Frame 1 (no input): blank canvas, image omitted
Frame 60 (the mouse pressed at the canvas centre just before this capture): blank canvas, image omitted
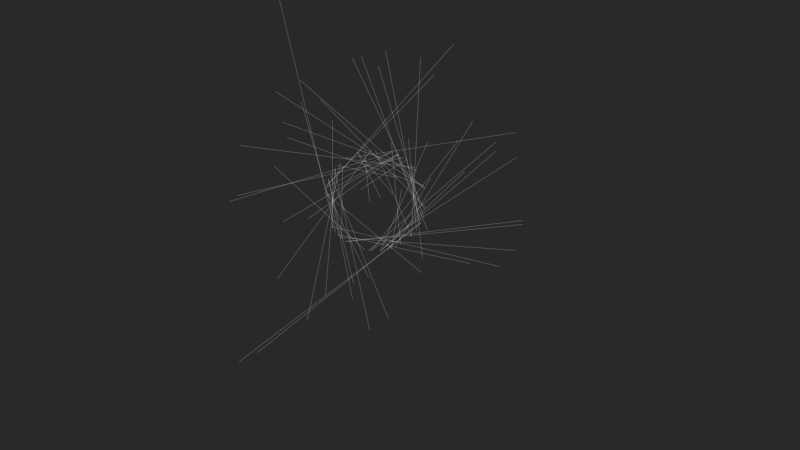
Frame 120 (the mouse held since frame 60 and released just before this capture)

The Processing sketch whose frames 1 and 60 were blank and that drew this single picture after the mouse press (run headless with seeded random() and noise(); from frame 60 on, the mouse is pressed at the canvas centre):

// Processing sketch: Geometry
// ── Geometry.pde
/*
http://forum.processing.org/topic/shape-heart
 http://www.mathematische-basteleien.de/heart.htm
 http://processingjs.org/
 http://processing.org
 */


float x[], y[], rx, ry;
int change;

void setup() {
  size (800, 450);

  x = new float[60];
  y = new float[60];
  rx = 0;
  ry = 0;
  change = 0;

  stroke(color(255, 255, 255, 40));
  background(color(41, 41, 41, 40));
}

void draw() {
  background(color(41, 41, 41, 40));

  if (mousePressed) {
    form();
  }


}

void form () {
  float rxp = ((mouseX-(width/2))*0.005);
  float ryp = ((mouseY-(height/2))*0.005);
  float px = (frameCount*0.3)+(rxp*0.1);
  float py = (frameCount*0.3)+(ryp*0.1);
  translate (mouseX-25, mouseY-25);

  for (int p=0; p<60; p++) {
    x[p] = (0.25) * (-pow (p, 2) + 40*p + 200) * sin ((PI*p)/180);
    y[p] = -(0.25) * (-pow (p, 2) + 40*p + 200) * cos ((PI*p)/180);
    line (x[p], y[p], px, py);
    rotate (x[p]-rxp);
    rotate (y[p]-ryp);
  }

}
